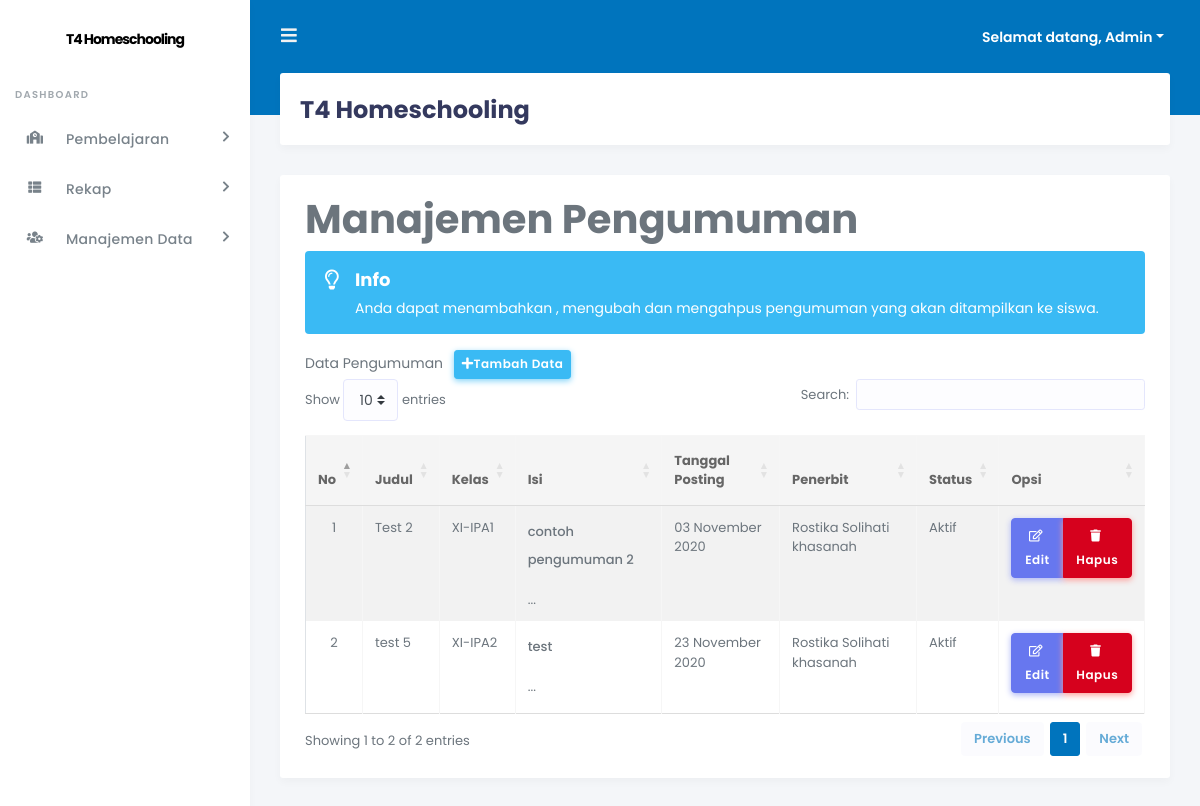
Screenshot of /admin/index.php?page=pengumuman (signed in) with the database file from the repository.
### tables this page shows
CREATE TABLE `tb_pengumuman` (
  `id_pengumuman` int(11) NOT NULL,
  `judul` text NOT NULL,
  `kelas` varchar(10) NOT NULL,
  `isi` longtext NOT NULL,
  `tgl_posting` date NOT NULL,
  `penerbit` varchar(10) NOT NULL,
  `status` enum('aktif','tidak aktif') NOT NULL
);

CREATE TABLE `tb_kelas` (
  `id_kelas` int(11) NOT NULL,
  `nama_kelas` varchar(50) NOT NULL,
  `wali_kelas` int(5) NOT NULL,
  `ketua_kelas` int(5) NOT NULL
);

CREATE TABLE `tb_pengajar` (
  `id_pengajar` int(11) NOT NULL,
  `nip` varchar(20) NOT NULL,
  `nama_lengkap` varchar(50) NOT NULL,
  `tempat_lahir` varchar(20) NOT NULL,
  `tgl_lahir` date NOT NULL,
  `jenis_kelamin` enum('L','P') NOT NULL,
  `alamat` text NOT NULL,
  `foto` varchar(100) NOT NULL,
  `username` varchar(40) NOT NULL,
  `password` varchar(40) NOT NULL,
  `pass` varchar(40) NOT NULL,
  `status` enum('aktif','tidak aktif') NOT NULL
);

### +koneksi.php (called while the page is built, shortened)
<?php
function tgl_indo($tgl) {
	$tanggal = substr($tgl,8,2);
	$bulan = getBulan(substr($tgl,5,2));
	$tahun = substr($tgl,0,4);
	return $tanggal.' '.$bulan.' '.$tahun;
}
function getBulan($bln){
	switch ($bln){
		case 11:
			return "November";
			break;
	}
}
?>

### admin/inc/pengumuman.php (the view, shortened to what this page needs)
<div class="row">
    <div class="col-md-12">
        <h1 class="page-header">Manajemen Pengumuman</h1>
    </div>
</div>
<?php
if (@$_GET['action'] == '') { ?>
	<div class="row">
		<div class="col-md-12">
	        <div class="panel panel-default">
            <div class="alert alert-info alert-has-icon">
      <div class="alert-icon"><i class="far fa-lightbulb"></i></div>
      <div class="alert-body">
        <div class="alert-title">Info</div>
        Anda dapat menambahkan , mengubah dan mengahpus pengumuman yang akan ditampilkan ke siswa.
      </div>
      </div>
	            <div class="panel-heading">Data Pengumuman &nbsp;
                <a href="?page=pengumuman&action=tambah" class="btn btn-info btn-sm"><i class="fas fa-plus"></i>Tambah Data</a> &nbsp;
              </div>
	            <div class="panel-body">
	                <div class="table-responsive">
	                    <table class="table table-striped table-bordered table-hover" id="pengumuman">
	                        <thead>
	                            <tr>
	                                <th>No</th>
	                                <th>Judul</th>
                                  <th>Kelas</th>
	                                <th>Isi</th>
	                                <th>Tanggal Posting</th>
	                                <th>Penerbit</th>
	                                <th>Status</th>
	                                <th>Opsi</th>
	                            </tr>
	                        </thead>
	                        <tbody>
							<?php
                            $no = 1;
                            if (@$_SESSION['admin']) {
                                $sql_pengumuman = mysqli_query($db, "SELECT * FROM tb_pengumuman JOIN tb_kelas ON tb_pengumuman.kelas = tb_kelas.id_kelas") or die($db->error);
                            } elseif (@$_SESSION['pengajar']) {
                                $sql_pengumuman = mysqli_query($db, "SELECT * FROM tb_pengumuman JOIN tb_kelas ON tb_pengumuman.kelas = tb_kelas.id_kelas WHERE penerbit = '$_SESSION[pengajar]'") or die($db->error);
                            }
                            if (mysqli_num_rows($sql_pengumuman) > 0) {
                                while ($data_pengumuman = mysqli_fetch_array($sql_pengumuman)) { ?>
									<tr>
										<td align="center"><?php echo $no++; ?></td>
										<td><?php echo $data_pengumuman['judul']; ?></td>
                    <td><?php echo $data_pengumuman['nama_kelas']; ?></td>
										<td><?php echo substr($data_pengumuman['isi'], 0, 50)." ..."; ?></td>
										<td><?php echo tgl_indo($data_pengumuman['tgl_posting']); ?></td>
										<td>
											<?php
                                            if ($data_pengumuman['penerbit'] == 'admin') {
                                                echo "Admin";
                                            } else {
                                                $sql_pengajar = mysqli_query($db, "SELECT * FROM tb_pengajar WHERE id_pengajar = '$data_pengumuman[penerbit]'") or die($db->error);
                                                $data_pengajar = mysqli_fetch_array($sql_pengajar);
                                                echo $data_pengajar['nama_lengkap'];
                                            } ?>
										</td>
										<td><?php echo ucfirst($data_pengumuman['status']); ?></td>
										<td align="center" width="90px">
                      <div class="btn-group mb-2" role="group" aria-label="Basic example">
											<a href="?page=pengumuman&action=edit&id=<?php echo $data_pengumuman['id_pengumuman']; ?>" class="btn btn-icon icon-left btn-primary"><i class="far fa-edit"></i>Edit</a>
	                                        <a onclick="return confirm('Yakin akan menghapus data?');" href="?page=pengumuman&action=hapus&id=<?php echo $data_pengumuman['id_pengumuman']; ?>" class="btn btn-icon icon-left btn-danger"><i class="fas fa-trash"></i>Hapus</a>
                                        </div>
                                        </td>
									</tr>
								<?php
                                }
                            } else {
                                echo '<tr><td colspan="7" align="center">Data tidak ditemukan</td></tr>';
                            } ?>
	                        </tbody>
	                    </table>
	                </div>
	            </div>
	        </div>
	    </div>
	</div>
<?php
} elseif (@$_GET['action'] == 'hapus') {
                        mysqli_query($db, "DELETE FROM tb_pengumuman WHERE id_pengumuman = '$_GET[id]'") or die($db->error);
                        echo '<script>window.location="?page=pengumuman";</script>';
                    } ?>

### admin/index.php (shortened to what this page needs)
<?php
include "../+koneksi.php";
if (@$_SESSION['admin'] || @$_SESSION['pengajar']) {
    ?>
<!DOCTYPE html>
<html>
<head>
    <link rel="stylesheet" href="https://stackpath.bootstrapcdn.com/bootstrap/4.4.1/css/bootstrap.min.css">
    <link rel="stylesheet" href="https://use.fontawesome.com/releases/v5.7.2/css/all.css">
    <link href="http://cdnjs.cloudflare.com/ajax/libs/summernote/0.8.9/summernote.css" rel="stylesheet">
    <link rel="stylesheet" type="text/css" href="https://cdn.datatables.net/1.10.22/css/dataTables.bootstrap4.min.css"/>
    <link rel="stylesheet" type="text/css" href="https://cdn.datatables.net/buttons/1.6.5/css/buttons.bootstrap4.min.css"/>
    <link rel="stylesheet" type="text/css" href="https://cdn.datatables.net/fixedcolumns/3.3.1/css/fixedColumns.bootstrap4.min.css"/>
    <link rel="stylesheet" type="text/css" href="https://cdn.datatables.net/fixedheader/3.1.7/css/fixedHeader.bootstrap4.min.css"/>
    <link rel="stylesheet" type="text/css" href="https://cdn.datatables.net/keytable/2.5.3/css/keyTable.bootstrap4.min.css"/>
    <link rel="stylesheet" type="text/css" href="https://cdn.datatables.net/responsive/2.2.6/css/responsive.bootstrap4.min.css"/>
    <link rel="stylesheet" type="text/css" href="https://cdn.datatables.net/scroller/2.0.3/css/scroller.bootstrap4.min.css"/>
    <link rel="stylesheet" type="text/css" href="https://cdn.datatables.net/searchbuilder/1.0.0/css/searchBuilder.bootstrap4.min.css"/>
    <link rel="stylesheet" type="text/css" href="https://cdn.datatables.net/searchpanes/1.2.1/css/searchPanes.bootstrap4.min.css"/>
    <link rel="stylesheet" type="text/css" href="https://cdn.datatables.net/select/1.3.1/css/select.bootstrap4.min.css"/>
    <link rel="stylesheet" href="stisla/assets/css/style.css">
    <link rel="stylesheet" href="stisla/assets/css/components.css">
</head>
<body>
  <div id="app">
    <div class="main-wrapper">
      <div class="navbar-bg"></div>
      <nav class="navbar navbar-expand-lg main-navbar">
        <form class="form-inline mr-auto">
          <ul class="navbar-nav mr-3">
            <li><a href="#" data-toggle="sidebar" class="nav-link nav-link-lg"><i class="fas fa-bars"></i></a></li>
          </ul>
        </form>
        <ul class="navbar-nav navbar-right">
          <li class="dropdown"><a href="#" data-toggle="dropdown" class="nav-link dropdown-toggle nav-link-lg nav-link-user">
            <div class="d-sm-none d-lg-inline-block">Selamat datang,
              <?php
              if (@$_SESSION['admin']) {
                  $sesi_id = @$_SESSION['admin'];
                  $level = "admin";
              } elseif (@$_SESSION['pengajar']) {
                  $sesi_id = @$_SESSION['pengajar'];
                  $level = "pengajar";
              }
    if ($level == 'admin') {
        $sql_terlogin = mysqli_query($db, "SELECT * FROM tb_admin WHERE id_admin = '$sesi_id'") or die($db->error);
    } elseif ($level == 'pengajar') {
        $sql_terlogin = mysqli_query($db, "SELECT * FROM tb_pengajar WHERE id_pengajar = '$sesi_id'") or die($db->error);
    }
    $data_terlogin = mysqli_fetch_array($sql_terlogin);
    echo ucfirst($data_terlogin['username']); ?>
              </div></a>
          </li>
        </ul>
      </nav>
      <div class="main-sidebar">
        <aside id="sidebar-wrapper">
          <div class="sidebar-brand">
            <a href="./">T4 Homeschooling</a>
          </div>
          <ul class="sidebar-menu">
              <li class="menu-header">Dashboard</li>
              <?php
              if (@$_SESSION['admin']) {
                  ?>
                  <li class="nav-item dropdown">
                    <a href="#" class="nav-link has-dropdown"><i class="fas fa-school"></i><span>Pembelajaran</span></a>
              </li>
                      <li class="nav-item dropdown">
                        <a href="#" class="nav-link has-dropdown"><i class="fas fa-th-list"></i><span>Rekap</span></a>
                  </li>
                  <li class="nav-item dropdown">
                    <a href="#" class="nav-link has-dropdown"><i class="fas fa-users-cog"></i><span>Manajemen Data</span></a>
                  </li>
          <?php
              } ?>
          </ul>
        </aside>
      </div>
      <div class="main-content">
        <section class="section">
          <div class="section-header">
            <h1>T4 Homeschooling</h1>
          </div>
          <div class="section-body">
            <div class="card-wrap">
            <div class="row">
              <div class="col-12">
                <div class="card">
            <div class="card-body">
                <?php
                if (@$_GET['page'] == '') {
                    include "inc/dashboard.php";
                } elseif (@$_GET['page'] == 'pengajar') {
                    include "inc/pengajar.php";
                } elseif (@$_GET['page'] == 'siswaregistrasi') {
                    include "inc/siswaregistrasi.php";
                } elseif (@$_GET['page'] == 'siswa') {
                    include "inc/siswa.php";
                } elseif (@$_GET['page'] == 'kelas') {
                    include "inc/kelas.php";
                } elseif (@$_GET['page'] == 'mapel') {
                    include "inc/mapel.php";
                } elseif (@$_GET['page'] == 'quiz') {
                    include "inc/quiz.php";
                } elseif (@$_GET['page'] == 'tugas') {
                    include "inc/tugas.php";
                } elseif (@$_GET['page'] == 'materi') {
                    include "inc/materi.php";
                } elseif (@$_GET['page'] == 'pengumuman') {
                    include "inc/pengumuman.php";
                } elseif (@$_GET['page'] == 'jurnal') {
                    include "inc/jurnal.php";
                } elseif (@$_GET['page'] == 'rekappresensisiswa') {
                    include "inc/rekappresensisiswa.php";
                } elseif (@$_GET['page'] == 'rekapjurnalpengajar') {
                    include "inc/rekapjurnalpengajar.php";
                } elseif (@$_GET['page'] == 'rekapnilaisiswa') {
                    include "inc/rekapnilaisiswa.php";
                } elseif (@$_GET['page'] == 'rekapnilaitugas') {
                    include "inc/rekapnilaitugas.php";
                } elseif (@$_GET['page'] == 'importdatapengajar') {
                    include "inc/form_import_data_pengajar.php";
                } elseif (@$_GET['page'] == 'importtugas') {
                    include "inc/form_import_tugas.php";
                } elseif (@$_GET['page'] == 'meet') {
                    include "inc/meet.php";
                } elseif (@$_GET['page'] == 'room1') {
                    include "vcon/iframe/iframe-room1.php";
                } elseif (@$_GET['page'] == 'room2') {
                    include "vcon/iframe/iframe-room2.php";
                } elseif (@$_GET['page'] == 'room3') {
                    include "vcon/iframe/iframe-room3.php";
                } elseif (@$_GET['page'] == 'room4') {
                    include "vcon/iframe/iframe-room4.php";
                } elseif (@$_GET['page'] == 'room-rapat-guru') {
                    include "vcon/room-rapat-guru.php";
                } else {
                    echo "<div class='col-xs-12'><div class='alert alert-danger'>[404] Halaman tidak ditemukan! Silahkan pilih menu yang ada!</div></div>";
                } ?>
              </div>
              </div>
            </div>
          </div>
              </div>
            </section>
          </div>
            </div>
        </div>
</body>
</html>
<?php
} else {
                    include "login.php";
                }
?>

### rows the page displays
tb_pengumuman: judul "Test 2", tb_kelas.nama_kelas "XI-IPA1", isi "contoh pengumuman 2", tgl_posting "03 November 2020", tb_pengajar.nama_lengkap "Rostika Solihati khasanah", status "Aktif"
tb_pengumuman: judul "test 5", tb_kelas.nama_kelas "XI-IPA2", isi "test", tgl_posting "23 November 2020", tb_pengajar.nama_lengkap "Rostika Solihati khasanah", status "Aktif"

### other values shown
$data_terlogin['username'] "Admin"
